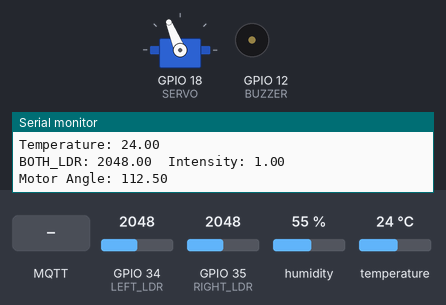
Bench run of a sketch on a simulated ESP32. Parts: servo, buzzer (waves = sounding), the last lines printed to the serial monitor. Inputs (shaded band) come from the test bench; at power-on: GPIO 34 (LEFT_LDR) = 2048, GPIO 35 (RIGHT_LDR) = 2048, humidity 55 %, temperature 24 °C. WiFi joins after 1.5 s; servers stay silent unless stated; no MQTT or app messages arrive unless stated.

Above: at 2.7 s.
2.8 s: GPIO 34 (LEFT_LDR) set to 2866
At 4.3 s:
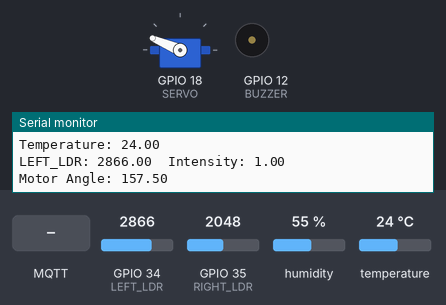
5.0 s: GPIO 35 (RIGHT_LDR) set to 3972
At 6.8 s:
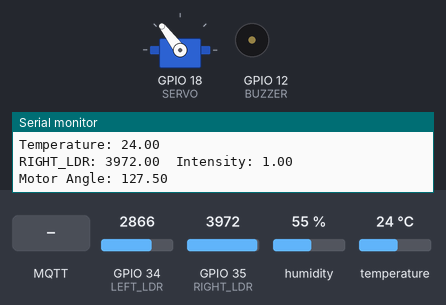
7.1 s: MQTT message "1" arrives on the first subscribed topic
At 8.1 s:
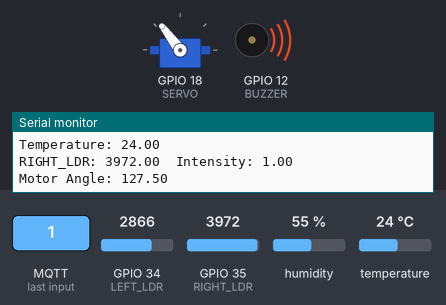
9.1 s: GPIO 34 (LEFT_LDR) set to 3972
At 10.5 s:
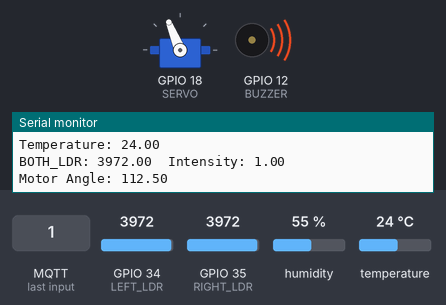
11.1 s: GPIO 35 (RIGHT_LDR) set to 2866
At 12.8 s:
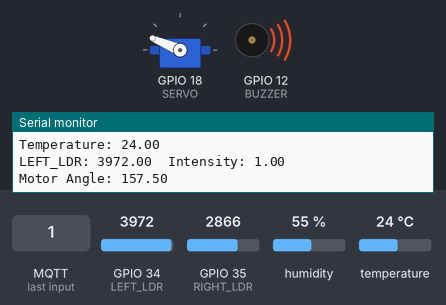
13.1 s: MQTT message "LEFT_LDR" arrives on the first subscribed topic
At 14.2 s:
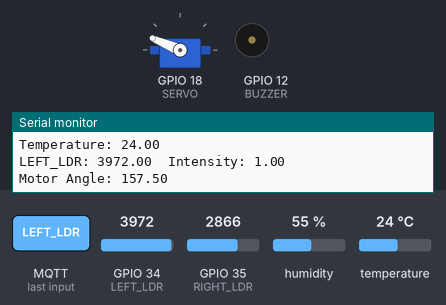
Timing chart, 0 to 16.1 s (numbered marks = the images above; inputs shaded):
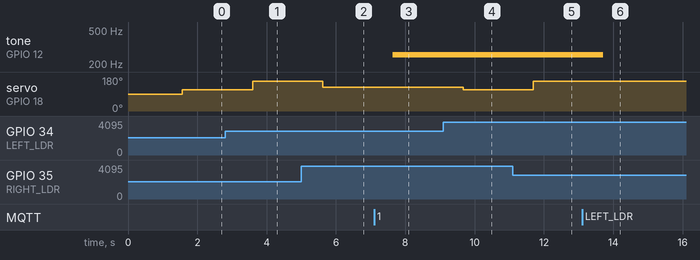

The sketch:

sketch.ino
```cpp
//import libraries
#include <WiFi.h>
#include "DHTesp.h"
#include <PubSubClient.h>
#include <NTPClient.h>
#include <WiFiUdp.h>
#include <ESP32Servo.h>


//define pins
#define DHT_PIN 15
#define BUZZER 12
#define SERVO 18
#define LEFT_LDR 34
#define RIGHT_LDR 35


//initialization
WiFiClient espClient;
PubSubClient mqttClient(espClient);
WiFiUDP ntpUDP;
NTPClient timeClient(ntpUDP);
DHTesp dhtSensor;
Servo servoMotor;


//for servo motor angle
float minAngle = 30;
float controlFactor = 0.75;

//predefined values for A,B & C tablets
float minAngleA = 40;
float controlFactorA = 0.6;

float minAngleB = 50;
float controlFactorB = 0.5;

float minAngleC = 60;
float controlFactorC = 0.3;


//arrays to store inputs as a string
char tempAr[6];
char lightAr[6];


bool isScheduledON = false;
unsigned long scheduledOnTime;
float servoAngle;
double D;
float tablet; //variable to assign value comes from ENTC-MEDIBOX-DROPDOWN


void setup() {

  Serial.begin(115200);
  setupWifi();
  setupMqtt();

  dhtSensor.setup(DHT_PIN, DHTesp::DHT22);

  timeClient.begin();
  timeClient.setTimeOffset(5.5*3600); //setting time offset

  pinMode(BUZZER, OUTPUT);
  digitalWrite(BUZZER, LOW); //at the begining buzzer is silent

  pinMode(LEFT_LDR, INPUT);
  pinMode(RIGHT_LDR, INPUT);


  //attach the servo motor to the specified pin, with a pulse width range of 500 to 2400 microseconds
  servoMotor.attach(SERVO, 500, 2400);


}

void loop() {
  if(!mqttClient.connected()){
    connectToBroker();
  }

  mqttClient.loop();

  updateTemperature(); //read temperature from DHT sensor
  Serial.print("Temperature: ");
  Serial.println(tempAr);
  mqttClient.publish("ENTC-DASHBOARD-TEMP", tempAr); //publish temperature

  checkSchedule();

  updateLightIntensity(); //read light intensity from two LDRs and get maximum
  mqttClient.publish("ENTC-DASHBOARD-LIGHT",lightAr); //publish that light intensity to MQTT topic


  delay(1000);

}

void updateTemperature(){
  TempAndHumidity data = dhtSensor.getTempAndHumidity();

  //convert the temperature value to a string with 2 decimal places,
  //and store it as a character array with a maximum length of 6 characters
  String(data.temperature,2).toCharArray(tempAr, 6);
}


void updateLightIntensity() {
  const float analogMinIntensity = 0;   //minimum analogRead value
  const float analogMaxIntensity = 1023.0; //maximum analogRead value

  //read the analog values from the left and right LDRs and assign them to new variables
  float sensorValueLeft = analogRead(LEFT_LDR);
  float sensorValueRight = analogRead(RIGHT_LDR);

  double maxIntensity;
  String maxIntensitySensor;


  if(sensorValueLeft > sensorValueRight){
    maxIntensity = sensorValueLeft/analogMaxIntensity;
    maxIntensitySensor = "LEFT_LDR";
    D = 1.5;
  }else if(sensorValueRight > sensorValueLeft){
    maxIntensity = sensorValueRight/analogMaxIntensity;
    maxIntensitySensor = "RIGHT_LDR";
    D = 0.5;
  }else{
    //since it is not given, I assume that D = 0 when sensor values of left LDR and right LDR are same
    maxIntensity = sensorValueRight/analogMaxIntensity;
    maxIntensitySensor = "BOTH_LDR";
    D = 0;
  }

  maxIntensity = constrain(maxIntensity, 0.0, 1.0); //maxIntensity is constrained within the range [0.0, 1.0]
  //if maxIntensity is already within this range, it remains unchanged.

  String intensityString = String(maxIntensity, 2); //convert maxIntensity to a String with two decimal places
  intensityString.toCharArray(lightAr, 6); //convert intensityString to a character array

  Serial.print(maxIntensitySensor);
  Serial.print(": ");

  //if maxIntensitySensor is "LEFT_LDR", print sensorValueLeft;
  //otherwise, print sensorValueRight.
  Serial.print((maxIntensitySensor == "LEFT_LDR") ? sensorValueLeft : sensorValueRight);
  Serial.print("  Intensity: ");
  Serial.println(maxIntensity, 2);

  mqttClient.publish("ENTC-MEDIBOX-MAX-LDR", maxIntensitySensor.c_str());

  AdjustServoMotor(maxIntensity);


}


void AdjustServoMotor(double lightintensity){

  if(tablet == 1){

    double angle = minAngleA * D +(180.0-minAngleA)*lightintensity*controlFactorA;
    double motorAngle = constrain(angle, 0, 180);
    Serial.print("Motor Angle: ");
    Serial.println(motorAngle);
    servoMotor.write(motorAngle); //set servo motor angle

  }else if(tablet == 2){

    double angle = minAngleB * D +(180.0-minAngleB)*lightintensity*controlFactorB;
    double motorAngle = constrain(angle, 0, 180);
    Serial.print("Motor Angle: ");
    Serial.println(motorAngle);
    servoMotor.write(motorAngle);

  }else if(tablet == 3){

    double angle = minAngleC * D +(180.0-minAngleC)*lightintensity*controlFactorC;
    double motorAngle = constrain(angle, 0, 180);
    Serial.print("Motor Angle: ");
    Serial.println(motorAngle);
    servoMotor.write(motorAngle);

  }else{

    double angle = minAngle * D +(180.0-minAngle)*lightintensity*controlFactor;
    double motorAngle = constrain(angle, 0, 180);
    Serial.print("Motor Angle: ");
    Serial.println(motorAngle);
    servoMotor.write(motorAngle);

  }
}


void setupWifi(){
  Serial.println();
  Serial.print("Connecting to ");
  Serial.println("Wokwi-GUEST");
  WiFi.begin("Wokwi-GUEST", "");

  while (WiFi.status() != WL_CONNECTED){
    delay(500);
    Serial.print(".");
  }

  Serial.println("");
  Serial.println("WiFi connected");
  Serial.println("IP address: ");
  Serial.println(WiFi.localIP());
}

void setupMqtt(){
  mqttClient.setServer("test.mosquitto.org", 1883); //set MQTT server and port
  mqttClient.setCallback(receiveCallback);
}

void receiveCallback(char* topic, byte* payload, unsigned int length){
  Serial.print("Message arrived [");
  Serial.print(topic);
  Serial.print("] ");

  char payloadCharAr[length];

  for(int i= 0; i<length; i++){
    Serial.print((char)payload[i]);
    payloadCharAr[i] = (char)payload[i];
  }

  Serial.println();

  if (strcmp(topic, "ENTC-DASHBOARD-MAIN-ON-OFF") == 0){ //compare topic and ENTC-DASHBOARD-MAIN-ON-OFF
    buzzerOn(payloadCharAr[0] == '1');  //If the payload indicates "1", turn the buzzer on; otherwise, turn it off
  }else if(strcmp(topic, "ENTC-DASHBOARD-SCH-ON") == 0){
    if(payloadCharAr[0] == 'N'){
      isScheduledON = false;  //if the payload starts with 'N' (NOT), disable scheduled ON mode; otherwise, enable it
    }else{
      isScheduledON = true;
      scheduledOnTime = atol(payloadCharAr);  //set the scheduled ON time based on the payload
    }

  }

  if (strcmp(topic,"ENTC-MEDIBOX-MINIMUM-ANGLE")==0){ //compare received MQTT topic with "ENTC-MEDIBOX-MINIMUM-ANGLE"
      minAngle = atof(payloadCharAr); //convert payload to a float
      Serial.println(minAngle);
  }
  if (strcmp(topic,"ENTC-MEDIBOX-CONTROL-FACTOR")==0){
      controlFactor = atof(payloadCharAr);
      Serial.println(controlFactor);
  }
  if (strcmp(topic,"ENTC-MEDIBOX-DROPDOWN")==0){
      tablet = atof(payloadCharAr);
      Serial.println(tablet);
  }

}

void connectToBroker(){
  while (!mqttClient.connected()){
    Serial.print("Attempting MQTT connection...");
    if (mqttClient.connect("ESP32-456123789")){
      Serial.println("connected");

      //subscribe to relevant topics
      mqttClient.subscribe("ENTC-DASHBOARD-MAIN-ON-OFF");
      mqttClient.subscribe("ENTC-DASHBOARD-SCH-ON");
      mqttClient.subscribe("ENTC-MEDIBOX-MINIMUM-ANGLE");
      mqttClient.subscribe("ENTC-MEDIBOX-CONTROL-FACTOR");
      mqttClient.subscribe("ENTC-MEDIBOX-DROPDOWN");

    }else{
      Serial.print("failed");
      Serial.print(mqttClient.state());
      delay(5000);
    }
  }
}


void buzzerOn(bool on){
  if(on){
    tone(BUZZER, 256);
  }else{
    noTone(BUZZER);
  }
}

unsigned long getTime(){
  timeClient.update();
  return timeClient.getEpochTime();
}

void checkSchedule(){
  if(isScheduledON){
    unsigned long currentTime = getTime();
    if(currentTime > scheduledOnTime){
      buzzerOn(true);
      isScheduledON = false;

      mqttClient.publish("ENTC-MEDIBOX-MAIN-ON-OFF-ESP" , "1");
      mqttClient.publish("ENTC-MEDIBOX-SCH-ESP-ON" , "0");

      Serial.println("Scheduled ON");
    }

  }

}
```

Measured:
- after the input at 2.8 s, servo on GPIO 18 (SERVO): 112° → 157° after 0.79 s
- after the input at 5.0 s, servo on GPIO 18 (SERVO): 157° → 127° after 0.62 s
- after the input at 7.1 s, tone on GPIO 12 (BUZZER): silent → 256 Hz after 0.53 s
- after the input at 9.1 s, servo on GPIO 18 (SERVO): 127° → 112° after 0.57 s
- after the input at 11.1 s, servo on GPIO 18 (SERVO): 112° → 157° after 0.59 s
- after the input at 13.1 s, tone on GPIO 12 (BUZZER): 256 Hz → silent after 0.61 s
